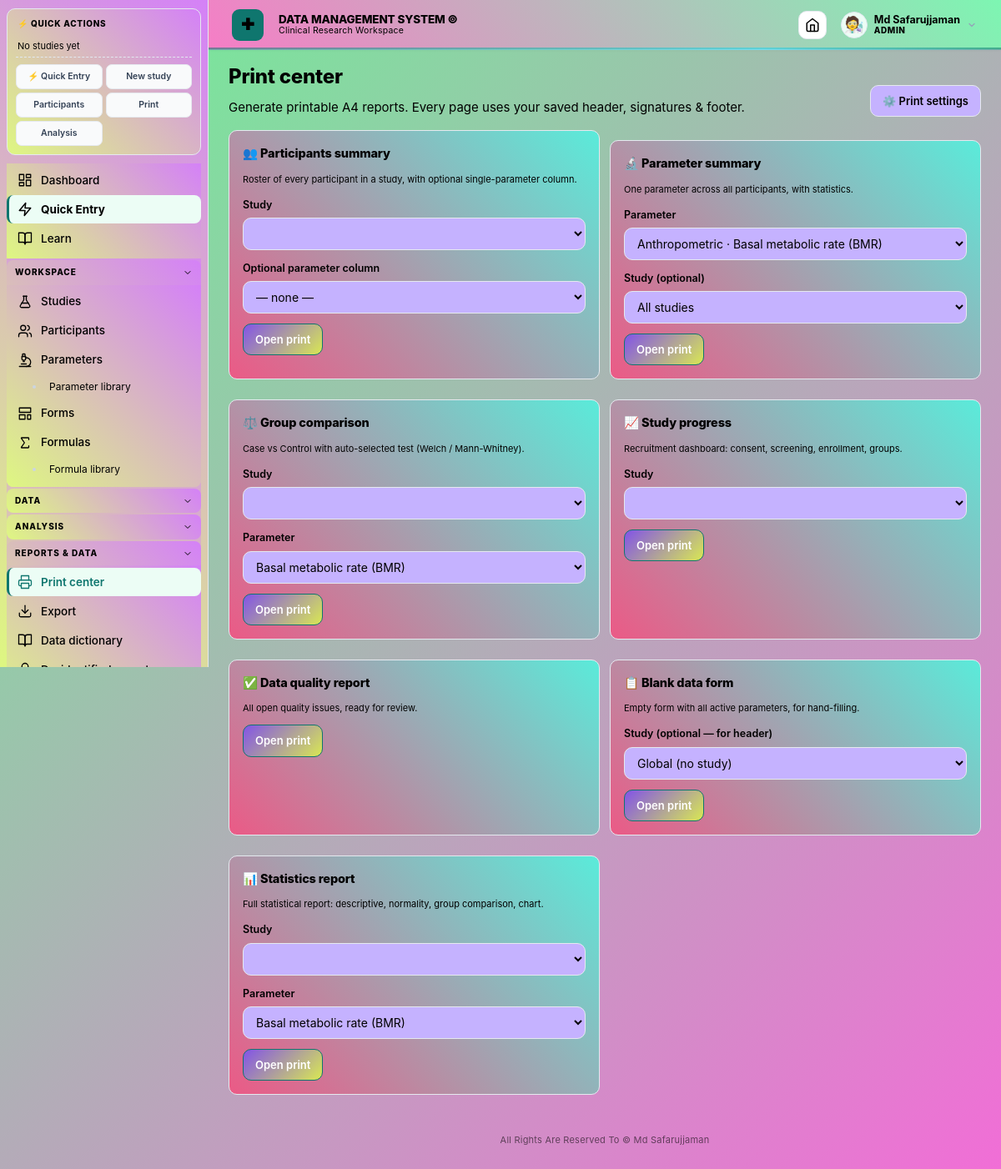
/print (signed in), run on the app's committed database.
### tables this page shows
CREATE TABLE settings(
    key   TEXT PRIMARY KEY,
    value TEXT NOT NULL
);

CREATE TABLE users(
    id            INTEGER PRIMARY KEY AUTOINCREMENT,
    username      TEXT UNIQUE NOT NULL,
    password_hash TEXT NOT NULL,
    role          TEXT NOT NULL CHECK(role IN ('ADMIN','RESEARCHER','VIEWER')),
    active        INTEGER NOT NULL DEFAULT 1,
    created_at    TEXT NOT NULL DEFAULT CURRENT_TIMESTAMP,
    last_login    TEXT,
    avatar_type   TEXT DEFAULT 'initials',
    avatar_value  TEXT DEFAULT '',
    avatar_style  TEXT DEFAULT '',
    totp_secret   TEXT DEFAULT '',
    totp_enabled  INTEGER DEFAULT 0,
    totp_backup_codes TEXT DEFAULT '',
    display_name  TEXT DEFAULT '',
    email         TEXT DEFAULT '',
    must_change_password INTEGER DEFAULT 0
);

### step8_routes.py (the view)
    @app.route("/print")
    def print_hub():
        studies = query("SELECT id,study_code,title FROM studies WHERE archived=0 ORDER BY title")
        params = query("""SELECT id,code,name,category FROM parameters
                          WHERE active=1 ORDER BY category, sort_order, name""")
        return render_template("print_hub.html", studies=studies, params=params)

### app.py (called while the page is built, shortened)
@app.context_processor
def inject_globals():
    rt = get_runtime()
    return {
        "app_name":     setting("app_name", APP_NAME),
        "app_tagline":  setting("app_tagline", APP_TAGLINE),
        "institution":  setting("institution", ""),
        "app_settings": settings_dict(),
        "rt":           rt,                # ← runtime settings
        "palette":      PALETTE,
        "roles":        ROLES,
        "data_types":   DATA_TYPES,
        "now":          datetime.now(),
        "current_user": getattr(g, "user", None),
    }

@app.before_request
def load_user():
    g.user = None
    uid = session.get("user_id")
    if uid:
        row = one("SELECT id,username,display_name,role,active,avatar_type,avatar_value,avatar_style FROM users WHERE id=? AND active=1", (uid,))
        if row:
            sess_tok = session.get("_sess_tok")
            g.user = row
        else:
            session.clear()

@app.before_request
def require_login():
    ep = request.endpoint
    if not ep or ep in PUBLIC: return None
    if not g.user:
        return redirect(url_for("login", next=request.path))
    return None

def csrf_token():
    tok = session.get("_csrf")
    if not tok:
        tok = secrets.token_urlsafe(32)
        session["_csrf"] = tok
    return tok

def recent_studies_for_sidebar(limit=3):
    try:
        from database import query
        return query("""SELECT id, study_code, title
                       FROM studies WHERE archived = 0
                       ORDER BY id DESC LIMIT ?""", (limit,))
    except Exception:
        return []

def display_name_of(user):
    if not user:
        return ""
    try:
        dn = user["display_name"]
        if dn:
            return dn
    except (KeyError, IndexError, TypeError):
        pass
    try:
        return user["username"]
    except (KeyError, IndexError, TypeError):
        return ""

@app.context_processor
def _cache_buster():
    import time
    return {"_cb": str(int(time.time() // 10))}

@app.before_request
def enforce_roles():
    if not getattr(g, "user", None):
        return None
    ep = request.endpoint or ""
    if not ep:
        return None
    if ep in PUBLIC:
        return None
    role = g.user["role"]
    if role == "ADMIN":
        return None
    if ep in ADMIN_ONLY_ENDPOINTS:
        abort(403)
    if role == "VIEWER" and ep not in VIEWER_ALLOWED_ENDPOINTS:
        abort(403)
    return None

### templates/print_hub.html (shortened to what this page needs)
{% extends "base.html" %}
{% block content %}
<div class="pagehead">
  <div><h1>Print center</h1>
  <p>Generate printable A4 reports. Every page uses your saved header, signatures & footer.</p></div>
  <a class="btn" href="{{ url_for('print_settings') }}">⚙️ Print settings</a>
</div>
<div class="grid2">
  <div class="card">
    <h3>👥 Participants summary</h3>
    <p class="tiny">Roster of every participant in a study, with optional single-parameter column.</p>
    <label>Study
      <select id="ps_study">
      </select>
    </label>
    <label>Optional parameter column
      <select id="ps_param">
        <option value="">— none —</option>
      </select>
    </label>
    <button class="btn primary" onclick="goParticipantsSummary()">Open print</button>
  </div>
  <div class="card">
    <h3>🔬 Parameter summary</h3>
    <p class="tiny">One parameter across all participants, with statistics.</p>
    <label>Parameter
      <select id="pars_param">
        {% for p in params %}<option value="{{ p.id }}">{{ p.category }} · {{ p.name }} ({{ p.code }})</option>{% endfor %}
      </select>
    </label>
    <label>Study (optional)
      <select id="pars_study">
        <option value="">All studies</option>
      </select>
    </label>
    <button class="btn primary" onclick="goParameterSummary()">Open print</button>
  </div>
  <div class="card">
    <h3>⚖️ Group comparison</h3>
    <p class="tiny">Case vs Control with auto-selected test (Welch / Mann-Whitney).</p>
    <label>Study
      <select id="gc_study">
      </select>
    </label>
    <label>Parameter
      <select id="gc_param">
        {% for p in params %}<option value="{{ p.id }}">{{ p.name }} ({{ p.code }})</option>{% endfor %}
      </select>
    </label>
    <button class="btn primary" onclick="goGroupComparison()">Open print</button>
  </div>
  <div class="card">
    <h3>📈 Study progress</h3>
    <p class="tiny">Recruitment dashboard: consent, screening, enrollment, groups.</p>
    <label>Study
      <select id="sp_study">
      </select>
    </label>
    <button class="btn primary" onclick="goStudyProgress()">Open print</button>
  </div>
  <div class="card">
    <h3>✅ Data quality report</h3>
    <p class="tiny">All open quality issues, ready for review.</p>
    <a class="btn primary" href="{{ url_for('print_quality_report') }}" target="_blank">Open print</a>
  </div>
  <div class="card">
    <h3>📋 Blank data form</h3>
    <p class="tiny">Empty form with all active parameters, for hand-filling.</p>
    <label>Study (optional — for header)
      <select id="bf_study">
        <option value="">Global (no study)</option>
      </select>
    </label>
    <button class="btn primary" onclick="goBlankForm()">Open print</button>
  </div>
  <div class="card">
    <h3>📊 Statistics report</h3>
    <p class="tiny">Full statistical report: descriptive, normality, group comparison, chart.</p>
    <label>Study
      <select id="sr_study">
      </select>
    </label>
    <label>Parameter
      <select id="sr_param">
        {% for p in params %}<option value="{{ p.id }}">{{ p.name }} ({{ p.code }})</option>{% endfor %}
      </select>
    </label>
    <button class="btn primary" onclick="goStatisticsReport()">Open print</button>
  </div>
</div>
{% endblock %}

### templates/base.html (shortened to what this page needs)
<!doctype html>
<html lang="en">
<head>
<link rel="stylesheet" href="{{ url_for('static', filename='css/pro.css') }}">
<link rel="stylesheet" href="{{ url_for('static', filename='css/fonts.css') }}">
{% set _fc = app_settings.get('ui_font_class','') %}
</head>
<body class="{{ app_settings.get('ui_font_class','') }}">
{% from "_avatar.html" import site_logo, user_avatar %}
{% from "_icons.html" import icon %}
<div class="shell">
<aside class="sidebar" id="sidebar">
  <div class="quick-panel">
    <div class="quick-head">
      <span class="quick-title">⚡ Quick actions</span>
    </div>
    {% set _studies = recent_studies_for_sidebar() if recent_studies_for_sidebar is defined else [] %}
    {% if _studies %}
    {% for s in _studies %}
    <div class="quick-study">
      <span class="quick-study-code">{{ s.study_code }}</span>
      <div class="quick-study-actions">
        <a href="{{ url_for('participants_list') }}?study_id={{ s.id }}" title="Participants">👥</a>
        <a href="{{ url_for('participant_new') }}" title="Add">➕</a>
        <a href="{{ url_for('print_participants_summary', sid=s.id) }}" target="_blank" title="Print">🖨</a>
        <a href="{{ url_for('export_study', sid=s.id, fmt='xlsx') }}" title="Export">⬇</a>
      </div>
    </div>
    {% endfor %}
    {% else %}
    <div class="quick-empty">No studies yet</div>
    {% endif %}
    <div class="quick-globals">
      <a href="{{ url_for('quick_entry_page') }}" style="background:#ecfdf5;border-color:#a7f3d0;color:#0f766e;font-weight:800">⚡ Quick Entry</a>
      <a href="{{ url_for('study_new') }}">New study</a>
      <a href="{{ url_for('participants_list') }}">Participants</a>
      <a href="{{ url_for('print_hub') }}">Print</a>
      <a href="{{ url_for('analysis_hub') }}">Analysis</a>
    </div>
  </div>
  <nav class="sb-nav">
    <div class="sb-items sb-flat">
      <a href="{{ url_for('dashboard') }}" data-path="/" data-exact="1">
        Dashboard
      </a>
      <a href="{{ url_for('quick_entry_page') }}" data-path="/quick-entry"
         style="background:#ecfdf5;border-left-color:#0f766e;color:#0f766e;font-weight:700">
        Quick Entry
      </a>
      <a href="{{ url_for('learn_home') }}" data-path="/learn">
        Learn
      </a>
    </div>
    {% if current_user and current_user.role in ('ADMIN','RESEARCHER') %}
    <div class="sb-group" data-group="workspace">
      <button type="button" class="sb-group-head">
        <span class="sb-group-label">Workspace</span>
      </button>
      <div class="sb-items">
        <a href="{{ url_for('studies_list') }}" data-path="/studies">
          {{ icon('flask', 18, 'currentColor', 1.75) }} Studies
        </a>
        <a href="{{ url_for('participants_list') }}" data-path="/participants">
          {{ icon('users', 18, 'currentColor', 1.75) }} Participants
        </a>
        <a href="{{ url_for('parameters_list') }}" data-path="/parameters" data-exact="1">
          {{ icon('microscope', 18, 'currentColor', 1.75) }} Parameters
        </a>
        <a href="{{ url_for('parameter_library_page') }}" data-path="/parameters/library" class="sb-sub">
          Parameter library
        </a>
        <a href="{{ url_for('forms_list') }}" data-path="/forms">
          {{ icon('layout-template', 18, 'currentColor', 1.75) }} Forms
        </a>
        <a href="{{ url_for('formulas_list') }}" data-path="/formulas" data-exact="1">
          {{ icon('sigma', 18, 'currentColor', 1.75) }} Formulas
        </a>
        <a href="{{ url_for('formula_library_page') }}" data-path="/formulas/library" class="sb-sub">
          Formula library
        </a>
      </div>
    </div>
    <div class="sb-group" data-group="data">
      <button type="button" class="sb-group-head">
        <span class="sb-group-label">Data</span>
      </button>
    </div>
    <div class="sb-group" data-group="analysis">
      <button type="button" class="sb-group-head">
        <span class="sb-group-label">Analysis</span>
      </button>
    </div>
    <div class="sb-group" data-group="reports">
      <button type="button" class="sb-group-head">
        <span class="sb-group-label">Reports &amp; data</span>
      </button>
      <div class="sb-items">
        <a href="{{ url_for('print_hub') }}" data-path="/print" data-exact="1">
          {{ icon('printer', 18, 'currentColor', 1.75) }} Print center
        </a>
        <a href="{{ url_for('export_page') }}" data-path="/export" data-exact="1">
          {{ icon('download', 18, 'currentColor', 1.75) }} Export
        </a>
        <a href="{{ url_for('data_dictionary_page') }}" data-path="/data-dictionary">
          {{ icon('book-open', 18, 'currentColor', 1.75) }} Data dictionary
        </a>
        <a href="{{ url_for('deidentify_export') }}" data-path="/export/deidentify">
        </a>
      </div>
    </div>
    {% endif %}
  </nav>
</aside>
<main>
  <header class="topbar">
    <span class="topbar-logo" aria-hidden="true">
      {{ site_logo(app_settings, 38) }}
    </span>
    <div class="topbar-brand">
      <div class="topbar-title">{{ app_name }}</div>
      <div class="topbar-sub">Clinical Research Workspace</div>
    </div>
    <a class="iconbtn" href="{{ url_for('dashboard') }}" title="Home" id="home-btn">
    </a>
    {% if current_user %}
      <div class="userchip" id="userchip">
        {{ user_avatar(current_user, 32) }}
        <div class="uc-meta">
          <span class="uc-name">{{ display_name_of(current_user) }}</span>
          <span class="uc-role">{{ current_user.role|capitalize }}</span>
        </div>
      </div>
    {% endif %}
  </header>
  <section class="content">
    {% block content %}{% endblock %}
  </section>
  <footer class="appfoot">
    {{ app_settings.get('copyright', '© ' + app_name) }}
  </footer>
</main>
</div>
<link rel="stylesheet" href="/theme.css?v={{ range(1000000, 9999999) | random }}">
</body>
</html>

### templates/_avatar.html (shortened to what this page needs)
{% macro user_avatar(u, size=32, ring=False) %}
{% set s = size|int %}
{% set border = '2px solid #a7f3d0' if ring else '1px solid #e2e8f0' %}
{% if u.avatar_type == 'upload' and u.avatar_value %}
  <img src="{{ url_for('avatar_file', fname=u.avatar_value) }}" alt=""
       style="width:{{ s }}px;height:{{ s }}px;border-radius:50%;object-fit:cover;border:{{ border }};display:inline-block;vertical-align:middle">
{% elif u.avatar_type == 'dicebear' and u.avatar_style %}
  <img src="https://api.dicebear.com/7.x/{{ u.avatar_style }}/svg?seed={{ u.avatar_value or u.username }}"
       alt=""
       style="width:{{ s }}px;height:{{ s }}px;border-radius:50%;object-fit:cover;border:{{ border }};display:inline-block;vertical-align:middle">
{% elif u.avatar_type == 'gif' and u.avatar_value %}
  <img src="{{ u.avatar_value }}" alt=""
       style="width:{{ s }}px;height:{{ s }}px;border-radius:50%;object-fit:cover;border:{{ border }};display:inline-block;vertical-align:middle">
{% elif u.avatar_type == 'emoji' and u.avatar_value %}
  <span style="display:inline-grid;place-items:center;width:{{ s }}px;height:{{ s }}px;
               border-radius:50%;background:#ecfdf5;border:{{ border }};
               font-size:{{ (s * 0.6)|int }}px;line-height:1;
               vertical-align:middle">{{ u.avatar_value }}</span>
{% else %}
  <span style="display:inline-grid;place-items:center;width:{{ s }}px;height:{{ s }}px;
               border-radius:50%;background:var(--primary);color:#fff;
               font-weight:700;font-size:{{ (s * 0.45)|int }}px;
               vertical-align:middle;border:{{ border }}">{{ u.username[0]|upper }}</span>
{% endif %}
{% endmacro %}
{% macro site_logo(settings, size=30) %}
{% set s = size|int %}
{% set logo_url = settings.get('brand_logo_url', '') or '' %}
{% set mark_value = settings.get('brand_mark_value', '✚') or '✚' %}
{% if logo_url and logo_url.strip() %}
  <span class="brandmark" style="display:none;width:{{ s }}px;height:{{ s }}px;
        font-size:{{ (s * 0.5)|int }}px">{{ mark_value }}</span>
{% endif %}
{% endmacro %}

### data on the page
settings: value "DATA MANAGEMENT SYSTEM ©", get "All Rights Are Reserved To © Md Safarujjaman"
users: avatar_value "🧑‍🔬", display_name "Md Safarujjaman", role "ADMIN"

### other printed values
{{ mark_value }} "✚"
form field value "Anthropometric · Basal metabolic rate (BMR)"
form field value "Basal metabolic rate (BMR)"
